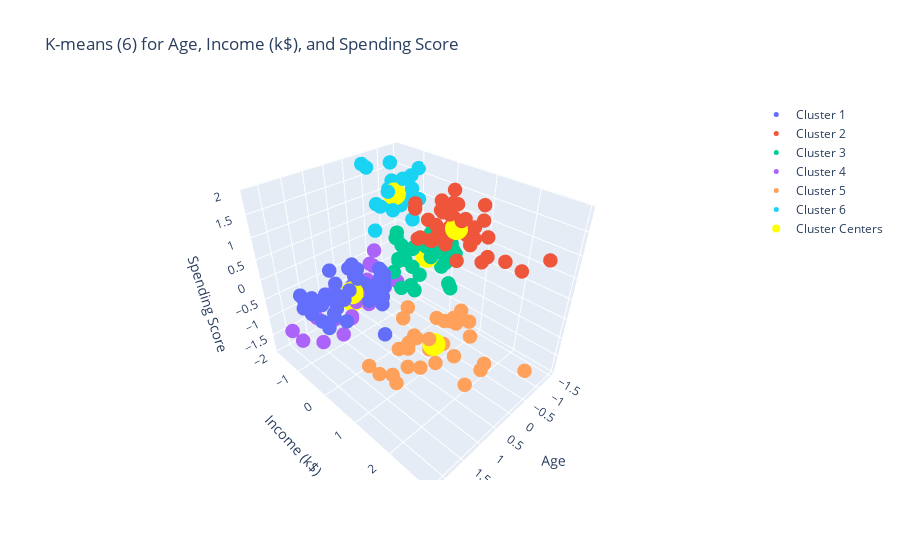

The cell this chart's notebook holds for it:
### Code cell
#Resources refered
#https://plotly.com/python/v3/3d-point-clustering/
#
#3D Clustering with plotly
import plotly.graph_objects as go
from sklearn.cluster import KMeans

def Kmeans_cluster_3d_plotly(X, n_clusters):
    model = KMeans(n_clusters=n_clusters, random_state=42)
    model.fit(X)

    y_kmeans = model.predict(X)

    fig = go.Figure()

    # Plot each cluster separately and set custom colors for each cluster
    for i in range(n_clusters):
        cluster_mask = y_kmeans == i
        cluster_data = X.iloc[cluster_mask]
        fig.add_trace(go.Scatter3d(
            x=cluster_data[X.columns[0]],
            y=cluster_data[X.columns[1]],
            z=cluster_data[X.columns[2]],
            mode='markers',
            marker=dict(size=5),
            name=f'Cluster {i+1}'
        ))

    centers = model.cluster_centers_
    fig.add_trace(go.Scatter3d(
        x=centers[:, 0],
        y=centers[:, 1],
        z=centers[:, 2],
        mode='markers',
        marker=dict(size=8, color='yellow'),
        name='Cluster Centers'
    ))

    fig.update_layout(
        scene=dict(
            xaxis_title=X.columns[0],
            yaxis_title=X.columns[1],
            zaxis_title=X.columns[2]
        ),
        title=f"K-means ({n_clusters}) for {X.columns[0]}, {X.columns[1]}, and {X.columns[2]}",
        showlegend=True
    )

    fig.show()

Kmeans_cluster_3d_plotly(scaled_features_df, n_clusters=6)
